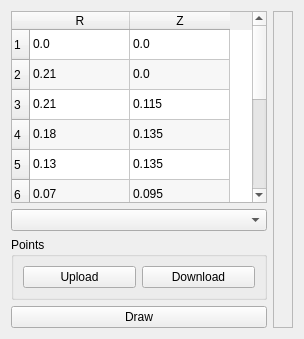
      <widget class="QWidget" name="geometry">
       <attribute name="title">
        <string>Geometry</string>
       </attribute>
       <layout class="QHBoxLayout" name="horizontalLayout_3">
        <item>
         <layout class="QVBoxLayout" name="verticalLayout_5">
          <item>
           <widget class="QTableWidget" name="gTable">
            <property name="sizePolicy">
             <sizepolicy hsizetype="Maximum" vsizetype="Expanding">
              <horstretch>0</horstretch>
              <verstretch>0</verstretch>
             </sizepolicy>
            </property>
            <property name="toolTip">
             <string>Geometry points</string>
            </property>
            <property name="dragEnabled">
             <bool>false</bool>
            </property>
            <property name="alternatingRowColors">
             <bool>true</bool>
            </property>
            <property name="selectionBehavior">
             <enum>QAbstractItemView::SelectRows</enum>
            </property>
            <property name="rowCount">
             <number>11</number>
            </property>
            <property name="columnCount">
             <number>2</number>
            </property>
            <row/>
            <row/>
            <row/>
            <row/>
            <row/>
            <row/>
            <row/>
            <row/>
            <row/>
            <row/>
            <row/>
            <column>
             <property name="text">
              <string notr="true">R</string>
             </property>
            </column>
            <column>
             <property name="text">
              <string notr="true">Z</string>
             </property>
            </column>
            <item row="0" column="0">
             <property name="text">
              <string>0.0</string>
             </property>
            </item>
            <item row="0" column="1">
             <property name="text">
              <string>0.0</string>
             </property>
            </item>
            <item row="1" column="0">
             <property name="text">
              <string>0.21</string>
             </property>
            </item>
            <item row="1" column="1">
             <property name="text">
              <string>0.0</string>
             </property>
            </item>
            <item row="2" column="0">
             <property name="text">
              <string>0.21</string>
             </property>
            </item>
            <item row="2" column="1">
             <property name="text">
              <string>0.115</string>
             </property>
            </item>
            <item row="3" column="0">
             <property name="text">
              <string>0.18</string>
             </property>
            </item>
            <item row="3" column="1">
             <property name="text">
              <string>0.135</string>
             </property>
            </item>
            <item row="4" column="0">
             <property name="text">
              <string>0.13</string>
             </property>
            </item>
            <item row="4" column="1">
             <property name="text">
              <string>0.135</string>
             </property>
            </item>
            <item row="5" column="0">
             <property name="text">
              <string>0.07</string>
             </property>
            </item>
            <item row="5" column="1">
             <property name="text">
              <string>0.095</string>
             </property>
            </item>
            <item row="6" column="0">
             <property name="text">
              <string>-1.0</string>
             </property>
            </item>
            <item row="6" column="1">
             <property name="text">
              <string>0.009</string>
             </property>
            </item>
            <item row="7" column="0">
             <property name="text">
              <string>0.06</string>
             </property>
            </item>
            <item row="7" column="1">
             <property name="text">
              <string>0.097</string>
             </property>
            </item>
            <item row="8" column="0">
             <property name="text">
              <string>0.06</string>
             </property>
            </item>
            <item row="8" column="1">
             <property name="text">
              <string>0.15</string>
             </property>
            </item>
            <item row="9" column="0">
             <property name="text">
              <string>0.0</string>
             </property>
            </item>
            <item row="9" column="1">
             <property name="text">
              <string>0.15</string>
             </property>
            </item>
            <item row="10" column="0">
             <property name="text">
              <string>0.0</string>
             </property>
            </item>
            <item row="10" column="1">
             <property name="text">
              <string>0.0</string>
             </property>
            </item>
           </widget>
          </item>
          <item>
           <widget class="QComboBox" name="gStyle">
            <property name="currentText">
             <string/>
            </property>
           </widget>
          </item>
          <item>
           <widget class="QGroupBox" name="groupBox_2">
            <property name="title">
             <string>Points</string>
            </property>
            <layout class="QHBoxLayout" name="horizontalLayout_10">
             <item>
              <widget class="QPushButton" name="gUploadButton">
               <property name="enabled">
                <bool>true</bool>
               </property>
               <property name="toolTip">
                <string>Upload geometry points</string>
               </property>
               <property name="statusTip">
                <string>Upload geometry points</string>
               </property>
               <property name="text">
                <string>Upload</string>
               </property>
              </widget>
             </item>
             <item>
              <widget class="QPushButton" name="gDownloadButton">
               <property name="enabled">
                <bool>true</bool>
               </property>
               <property name="toolTip">
                <string>Download geometry points</string>
               </property>
               <property name="statusTip">
                <string>Download geometry points</string>
               </property>
               <property name="text">
                <string>Download</string>
               </property>
              </widget>
             </item>
            </layout>
           </widget>
          </item>
          <item>
           <widget class="QPushButton" name="gDrawButton">
            <property name="toolTip">
             <string>Draw geometry</string>
            </property>
            <property name="statusTip">
             <string>Draw geometry (Ctrl+C)</string>
            </property>
            <property name="text">
             <string>Draw</string>
            </property>
            <property name="shortcut">
             <string>Ctrl+C</string>
            </property>
           </widget>
          </item>
         </layout>
        </item>
        <item>
         <widget class="QFrame" name="gFrame">
          <property name="sizePolicy">
           <sizepolicy hsizetype="Expanding" vsizetype="Expanding">
            <horstretch>0</horstretch>
            <verstretch>0</verstretch>
           </sizepolicy>
          </property>
          <property name="frameShape">
           <enum>QFrame::StyledPanel</enum>
          </property>
          <property name="frameShadow">
           <enum>QFrame::Raised</enum>
          </property>
          <layout class="QVBoxLayout" name="verticalLayout_4"/>
         </widget>
        </item>
       </layout>
      </widget>
